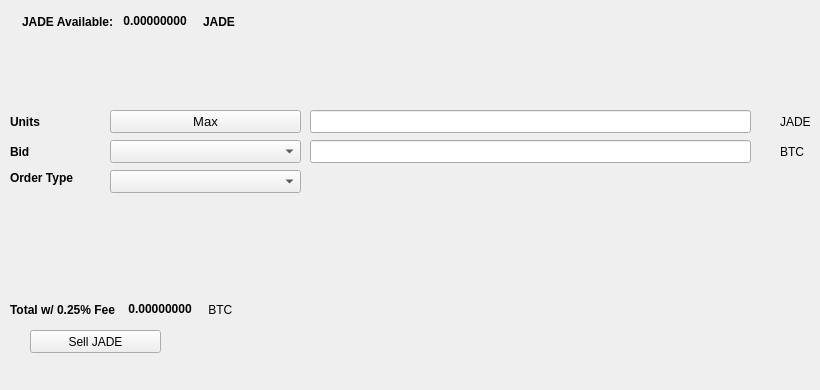
   <widget class="QWidget" name="SellTab">
    <attribute name="title">
     <string>Sell</string>
    </attribute>
    <widget class="QLabel" name="label_16">
     <property name="geometry">
      <rect>
       <x>780</x>
       <y>140</y>
       <width>31</width>
       <height>23</height>
      </rect>
     </property>
     <property name="text">
      <string>BTC</string>
     </property>
    </widget>
    <widget class="QComboBox" name="SellBidcomboBox">
     <property name="geometry">
      <rect>
       <x>110</x>
       <y>140</y>
       <width>191</width>
       <height>23</height>
      </rect>
     </property>
     <property name="font">
      <font>
       <pointsize>10</pointsize>
      </font>
     </property>
    </widget>
    <widget class="QLabel" name="label_18">
     <property name="geometry">
      <rect>
       <x>10</x>
       <y>110</y>
       <width>46</width>
       <height>23</height>
      </rect>
     </property>
     <property name="font">
      <font>
       <weight>75</weight>
       <bold>true</bold>
      </font>
     </property>
     <property name="text">
      <string>Units</string>
     </property>
    </widget>
    <widget class="QPushButton" name="Sell_Max_Amount">
     <property name="geometry">
      <rect>
       <x>110</x>
       <y>110</y>
       <width>191</width>
       <height>23</height>
      </rect>
     </property>
     <property name="font">
      <font>
       <pointsize>10</pointsize>
      </font>
     </property>
     <property name="text">
      <string>Max</string>
     </property>
    </widget>
    <widget class="QLabel" name="label_20">
     <property name="geometry">
      <rect>
       <x>10</x>
       <y>170</y>
       <width>91</width>
       <height>16</height>
      </rect>
     </property>
     <property name="font">
      <font>
       <weight>75</weight>
       <bold>true</bold>
      </font>
     </property>
     <property name="text">
      <string>Order Type</string>
     </property>
    </widget>
    <widget class="QComboBox" name="SellOrdertypeCombo">
     <property name="geometry">
      <rect>
       <x>110</x>
       <y>170</y>
       <width>191</width>
       <height>23</height>
      </rect>
     </property>
     <property name="font">
      <font>
       <pointsize>10</pointsize>
      </font>
     </property>
    </widget>
    <widget class="QLabel" name="label_21">
     <property name="geometry">
      <rect>
       <x>10</x>
       <y>140</y>
       <width>46</width>
       <height>23</height>
      </rect>
     </property>
     <property name="font">
      <font>
       <weight>75</weight>
       <bold>true</bold>
      </font>
     </property>
     <property name="text">
      <string>Bid</string>
     </property>
    </widget>
    <widget class="QLabel" name="label_22">
     <property name="geometry">
      <rect>
       <x>780</x>
       <y>110</y>
       <width>31</width>
       <height>23</height>
      </rect>
     </property>
     <property name="text">
      <string>JADE</string>
     </property>
    </widget>
    <widget class="QLineEdit" name="UnitsInputJADE">
     <property name="geometry">
      <rect>
       <x>310</x>
       <y>110</y>
       <width>441</width>
       <height>23</height>
      </rect>
     </property>
     <property name="font">
      <font>
       <pointsize>9</pointsize>
       <weight>75</weight>
       <bold>true</bold>
      </font>
     </property>
    </widget>
    <widget class="QLineEdit" name="SellBidPriceEdit">
     <property name="geometry">
      <rect>
       <x>310</x>
       <y>140</y>
       <width>441</width>
       <height>23</height>
      </rect>
     </property>
     <property name="font">
      <font>
       <pointsize>9</pointsize>
       <weight>75</weight>
       <bold>true</bold>
      </font>
     </property>
    </widget>
    <widget class="QPushButton" name="SellJADEBTN">
     <property name="geometry">
      <rect>
       <x>30</x>
       <y>330</y>
       <width>131</width>
       <height>23</height>
      </rect>
     </property>
     <property name="text">
      <string>Sell JADE</string>
     </property>
     <property name="icon">
      <iconset resource="../Jadepay">
       <normaloff>:/icons/bitcoin</normaloff>:/icons/bitcoin</iconset>
     </property>
    </widget>
    <widget class="QWidget" name="layoutWidget3">
     <property name="geometry">
      <rect>
       <x>22</x>
       <y>12</y>
       <width>258</width>
       <height>19</height>
      </rect>
     </property>
     <layout class="QHBoxLayout" name="horizontalLayout">
      <item>
       <widget class="QLabel" name="label232_2">
        <property name="font">
         <font>
          <weight>75</weight>
          <bold>true</bold>
         </font>
        </property>
        <property name="text">
         <string>JADE Available:</string>
        </property>
       </widget>
      </item>
      <item>
       <widget class="QLabel" name="JADEAvailableLabel">
        <property name="palette">
         <palette>
          <active>
           <colorrole role="WindowText">
            <brush brushstyle="SolidPattern">
             <color alpha="255">
              <red>0</red>
              <green>0</green>
              <blue>0</blue>
             </color>
            </brush>
           </colorrole>
           <colorrole role="Button">
            <brush brushstyle="SolidPattern">
             <color alpha="255">
              <red>0</red>
              <green>170</green>
              <blue>0</blue>
             </color>
            </brush>
           </colorrole>
           <colorrole role="Light">
            <brush brushstyle="SolidPattern">
             <color alpha="255">
              <red>0</red>
              <green>255</green>
              <blue>0</blue>
             </color>
            </brush>
           </colorrole>
           <colorrole role="Midlight">
            <brush brushstyle="SolidPattern">
             <color alpha="255">
              <red>0</red>
              <green>212</green>
              <blue>0</blue>
             </color>
            </brush>
           </colorrole>
           <colorrole role="Dark">
            <brush brushstyle="SolidPattern">
             <color alpha="255">
              <red>0</red>
              <green>85</green>
              <blue>0</blue>
             </color>
            </brush>
           </colorrole>
           <colorrole role="Mid">
            <brush brushstyle="SolidPattern">
             <color alpha="255">
              <red>0</red>
              <green>113</green>
              <blue>0</blue>
             </color>
            </brush>
           </colorrole>
           <colorrole role="Text">
            <brush brushstyle="SolidPattern">
             <color alpha="255">
              <red>0</red>
              <green>170</green>
              <blue>0</blue>
             </color>
            </brush>
           </colorrole>
           <colorrole role="BrightText">
            <brush brushstyle="SolidPattern">
             <color alpha="255">
              <red>255</red>
              <green>255</green>
              <blue>255</blue>
             </color>
            </brush>
           </colorrole>
           <colorrole role="ButtonText">
            <brush brushstyle="SolidPattern">
             <color alpha="255">
              <red>0</red>
              <green>0</green>
              <blue>0</blue>
             </color>
            </brush>
           </colorrole>
           <colorrole role="Base">
            <brush brushstyle="SolidPattern">
             <color alpha="255">
              <red>255</red>
              <green>255</green>
              <blue>255</blue>
             </color>
            </brush>
           </colorrole>
           <colorrole role="Window">
            <brush brushstyle="SolidPattern">
             <color alpha="255">
              <red>0</red>
              <green>170</green>
              <blue>0</blue>
             </color>
            </brush>
           </colorrole>
           <colorrole role="Shadow">
            <brush brushstyle="SolidPattern">
             <color alpha="255">
              <red>0</red>
              <green>0</green>
              <blue>0</blue>
             </color>
            </brush>
           </colorrole>
           <colorrole role="AlternateBase">
            <brush brushstyle="SolidPattern">
             <color alpha="255">
              <red>127</red>
              <green>212</green>
              <blue>127</blue>
             </color>
            </brush>
           </colorrole>
           <colorrole role="ToolTipBase">
            <brush brushstyle="SolidPattern">
             <color alpha="255">
              <red>255</red>
              <green>255</green>
              <blue>220</blue>
             </color>
            </brush>
           </colorrole>
           <colorrole role="ToolTipText">
            <brush brushstyle="SolidPattern">
             <color alpha="255">
              <red>0</red>
              <green>0</green>
              <blue>0</blue>
             </color>
            </brush>
           </colorrole>
          </active>
          <inactive>
           <colorrole role="WindowText">
            <brush brushstyle="SolidPattern">
             <color alpha="255">
              <red>0</red>
              <green>0</green>
              <blue>0</blue>
             </color>
            </brush>
           </colorrole>
           <colorrole role="Button">
            <brush brushstyle="SolidPattern">
             <color alpha="255">
              <red>0</red>
              <green>170</green>
              <blue>0</blue>
             </color>
            </brush>
           </colorrole>
           <colorrole role="Light">
            <brush brushstyle="SolidPattern">
             <color alpha="255">
              <red>0</red>
              <green>255</green>
              <blue>0</blue>
             </color>
            </brush>
           </colorrole>
           <colorrole role="Midlight">
            <brush brushstyle="SolidPattern">
             <color alpha="255">
              <red>0</red>
              <green>212</green>
              <blue>0</blue>
             </color>
            </brush>
           </colorrole>
           <colorrole role="Dark">
            <brush brushstyle="SolidPattern">
             <color alpha="255">
              <red>0</red>
              <green>85</green>
              <blue>0</blue>
             </color>
            </brush>
           </colorrole>
           <colorrole role="Mid">
            <brush brushstyle="SolidPattern">
             <color alpha="255">
              <red>0</red>
              <green>113</green>
              <blue>0</blue>
             </color>
            </brush>
           </colorrole>
           <colorrole role="Text">
            <brush brushstyle="SolidPattern">
             <color alpha="255">
              <red>0</red>
              <green>170</green>
              <blue>0</blue>
             </color>
            </brush>
           </colorrole>
           <colorrole role="BrightText">
            <brush brushstyle="SolidPattern">
             <color alpha="255">
              <red>255</red>
              <green>255</green>
              <blue>255</blue>
             </color>
            </brush>
           </colorrole>
           <colorrole role="ButtonText">
            <brush brushstyle="SolidPattern">
             <color alpha="255">
              <red>0</red>
              <green>0</green>
              <blue>0</blue>
             </color>
            </brush>
           </colorrole>
           <colorrole role="Base">
            <brush brushstyle="SolidPattern">
             <color alpha="255">
              <red>255</red>
              <green>255</green>
              <blue>255</blue>
             </color>
            </brush>
           </colorrole>
           <colorrole role="Window">
            <brush brushstyle="SolidPattern">
             <color alpha="255">
              <red>0</red>
              <green>170</green>
              <blue>0</blue>
             </color>
            </brush>
           </colorrole>
           <colorrole role="Shadow">
            <brush brushstyle="SolidPattern">
             <color alpha="255">
              <red>0</red>
              <green>0</green>
              <blue>0</blue>
             </color>
            </brush>
           </colorrole>
           <colorrole role="AlternateBase">
            <brush brushstyle="SolidPattern">
             <color alpha="255">
              <red>127</red>
              <green>212</green>
              <blue>127</blue>
             </color>
            </brush>
           </colorrole>
           <colorrole role="ToolTipBase">
            <brush brushstyle="SolidPattern">
             <color alpha="255">
              <red>255</red>
              <green>255</green>
              <blue>220</blue>
             </color>
            </brush>
           </colorrole>
           <colorrole role="ToolTipText">
            <brush brushstyle="SolidPattern">
             <color alpha="255">
              <red>0</red>
              <green>0</green>
              <blue>0</blue>
             </color>
            </brush>
           </colorrole>
          </inactive>
          <disabled>
           <colorrole role="WindowText">
            <brush brushstyle="SolidPattern">
             <color alpha="255">
              <red>0</red>
              <green>85</green>
              <blue>0</blue>
             </color>
            </brush>
           </colorrole>
           <colorrole role="Button">
            <brush brushstyle="SolidPattern">
             <color alpha="255">
              <red>0</red>
              <green>170</green>
              <blue>0</blue>
             </color>
            </brush>
           </colorrole>
           <colorrole role="Light">
            <brush brushstyle="SolidPattern">
             <color alpha="255">
              <red>0</red>
              <green>255</green>
              <blue>0</blue>
             </color>
            </brush>
           </colorrole>
           <colorrole role="Midlight">
            <brush brushstyle="SolidPattern">
             <color alpha="255">
              <red>0</red>
              <green>212</green>
              <blue>0</blue>
             </color>
            </brush>
           </colorrole>
           <colorrole role="Dark">
            <brush brushstyle="SolidPattern">
             <color alpha="255">
              <red>0</red>
              <green>85</green>
              <blue>0</blue>
             </color>
            </brush>
           </colorrole>
           <colorrole role="Mid">
            <brush brushstyle="SolidPattern">
             <color alpha="255">
              <red>0</red>
              <green>113</green>
              <blue>0</blue>
             </color>
            </brush>
           </colorrole>
           <colorrole role="Text">
            <brush brushstyle="SolidPattern">
             <color alpha="255">
              <red>0</red>
              <green>85</green>
              <blue>0</blue>
             </color>
            </brush>
           </colorrole>
           <colorrole role="BrightText">
            <brush brushstyle="SolidPattern">
             <color alpha="255">
              <red>255</red>
              <green>255</green>
              <blue>255</blue>
             </color>
            </brush>
           </colorrole>
           <colorrole role="ButtonText">
            <brush brushstyle="SolidPattern">
             <color alpha="255">
              <red>0</red>
              <green>85</green>
              <blue>0</blue>
             </color>
            </brush>
           </colorrole>
           <colorrole role="Base">
            <brush brushstyle="SolidPattern">
             <color alpha="255">
              <red>0</red>
              <green>170</green>
              <blue>0</blue>
             </color>
            </brush>
           </colorrole>
           <colorrole role="Window">
            <brush brushstyle="SolidPattern">
             <color alpha="255">
              <red>0</red>
              <green>170</green>
              <blue>0</blue>
             </color>
            </brush>
           </colorrole>
           <colorrole role="Shadow">
            <brush brushstyle="SolidPattern">
             <color alpha="255">
              <red>0</red>
              <green>0</green>
              <blue>0</blue>
             </color>
            </brush>
           </colorrole>
           <colorrole role="AlternateBase">
            <brush brushstyle="SolidPattern">
             <color alpha="255">
              <red>0</red>
              <green>170</green>
              <blue>0</blue>
             </color>
            </brush>
           </colorrole>
           <colorrole role="ToolTipBase">
            <brush brushstyle="SolidPattern">
             <color alpha="255">
              <red>255</red>
              <green>255</green>
              <blue>220</blue>
             </color>
            </brush>
           </colorrole>
           <colorrole role="ToolTipText">
            <brush brushstyle="SolidPattern">
             <color alpha="255">
              <red>0</red>
              <green>0</green>
              <blue>0</blue>
             </color>
            </brush>
           </colorrole>
          </disabled>
         </palette>
        </property>
        <property name="font">
         <font>
          <weight>75</weight>
          <bold>true</bold>
         </font>
        </property>
        <property name="text">
         <string> 0.00000000 </string>
        </property>
        <property name="textInteractionFlags">
         <set>Qt::LinksAccessibleByMouse|Qt::TextSelectableByKeyboard|Qt::TextSelectableByMouse</set>
        </property>
       </widget>
      </item>
      <item>
       <widget class="QLabel" name="labelJADE">
        <property name="font">
         <font>
          <weight>75</weight>
          <bold>true</bold>
         </font>
        </property>
        <property name="text">
         <string>JADE</string>
        </property>
       </widget>
      </item>
     </layout>
    </widget>
    <widget class="QWidget" name="layoutWidget">
     <property name="geometry">
      <rect>
       <x>10</x>
       <y>300</y>
       <width>268</width>
       <height>19</height>
      </rect>
     </property>
     <layout class="QHBoxLayout" name="horizontalLayout_2">
      <item>
       <widget class="QLabel" name="label_19">
        <property name="font">
         <font>
          <weight>75</weight>
          <bold>true</bold>
         </font>
        </property>
        <property name="text">
         <string>Total w/ 0.25% Fee </string>
        </property>
       </widget>
      </item>
      <item>
       <widget class="QLabel" name="SellCostLabel">
        <property name="palette">
         <palette>
          <active>
           <colorrole role="WindowText">
            <brush brushstyle="SolidPattern">
             <color alpha="255">
              <red>0</red>
              <green>0</green>
              <blue>0</blue>
             </color>
            </brush>
           </colorrole>
           <colorrole role="Button">
            <brush brushstyle="SolidPattern">
             <color alpha="255">
              <red>0</red>
              <green>170</green>
              <blue>0</blue>
             </color>
            </brush>
           </colorrole>
           <colorrole role="Light">
            <brush brushstyle="SolidPattern">
             <color alpha="255">
              <red>0</red>
              <green>255</green>
              <blue>0</blue>
             </color>
            </brush>
           </colorrole>
           <colorrole role="Midlight">
            <brush brushstyle="SolidPattern">
             <color alpha="255">
              <red>0</red>
              <green>212</green>
              <blue>0</blue>
             </color>
            </brush>
           </colorrole>
           <colorrole role="Dark">
            <brush brushstyle="SolidPattern">
             <color alpha="255">
              <red>0</red>
              <green>85</green>
              <blue>0</blue>
             </color>
            </brush>
           </colorrole>
           <colorrole role="Mid">
            <brush brushstyle="SolidPattern">
             <color alpha="255">
              <red>0</red>
              <green>113</green>
              <blue>0</blue>
             </color>
            </brush>
           </colorrole>
           <colorrole role="Text">
            <brush brushstyle="SolidPattern">
             <color alpha="255">
              <red>0</red>
              <green>170</green>
              <blue>0</blue>
             </color>
            </brush>
           </colorrole>
           <colorrole role="BrightText">
            <brush brushstyle="SolidPattern">
             <color alpha="255">
              <red>255</red>
              <green>255</green>
              <blue>255</blue>
             </color>
            </brush>
           </colorrole>
           <colorrole role="ButtonText">
            <brush brushstyle="SolidPattern">
             <color alpha="255">
              <red>0</red>
              <green>0</green>
              <blue>0</blue>
             </color>
            </brush>
           </colorrole>
           <colorrole role="Base">
            <brush brushstyle="SolidPattern">
             <color alpha="255">
              <red>255</red>
              <green>255</green>
              <blue>255</blue>
             </color>
            </brush>
           </colorrole>
           <colorrole role="Window">
            <brush brushstyle="SolidPattern">
             <color alpha="255">
              <red>0</red>
              <green>170</green>
              <blue>0</blue>
             </color>
            </brush>
           </colorrole>
           <colorrole role="Shadow">
            <brush brushstyle="SolidPattern">
             <color alpha="255">
              <red>0</red>
              <green>0</green>
              <blue>0</blue>
             </color>
            </brush>
           </colorrole>
           <colorrole role="AlternateBase">
            <brush brushstyle="SolidPattern">
             <color alpha="255">
              <red>127</red>
              <green>212</green>
              <blue>127</blue>
             </color>
            </brush>
           </colorrole>
           <colorrole role="ToolTipBase">
            <brush brushstyle="SolidPattern">
             <color alpha="255">
              <red>255</red>
              <green>255</green>
              <blue>220</blue>
             </color>
            </brush>
           </colorrole>
           <colorrole role="ToolTipText">
            <brush brushstyle="SolidPattern">
             <color alpha="255">
              <red>0</red>
              <green>0</green>
              <blue>0</blue>
             </color>
            </brush>
           </colorrole>
          </active>
          <inactive>
           <colorrole role="WindowText">
            <brush brushstyle="SolidPattern">
             <color alpha="255">
              <red>0</red>
              <green>0</green>
              <blue>0</blue>
             </color>
            </brush>
           </colorrole>
           <colorrole role="Button">
            <brush brushstyle="SolidPattern">
             <color alpha="255">
              <red>0</red>
              <green>170</green>
              <blue>0</blue>
             </color>
            </brush>
           </colorrole>
           <colorrole role="Light">
            <brush brushstyle="SolidPattern">
             <color alpha="255">
              <red>0</red>
              <green>255</green>
              <blue>0</blue>
             </color>
            </brush>
           </colorrole>
           <colorrole role="Midlight">
            <brush brushstyle="SolidPattern">
             <color alpha="255">
              <red>0</red>
              <green>212</green>
              <blue>0</blue>
             </color>
            </brush>
           </colorrole>
           <colorrole role="Dark">
            <brush brushstyle="SolidPattern">
             <color alpha="255">
              <red>0</red>
              <green>85</green>
              <blue>0</blue>
             </color>
            </brush>
           </colorrole>
           <colorrole role="Mid">
            <brush brushstyle="SolidPattern">
             <color alpha="255">
              <red>0</red>
              <green>113</green>
              <blue>0</blue>
             </color>
            </brush>
           </colorrole>
           <colorrole role="Text">
            <brush brushstyle="SolidPattern">
             <color alpha="255">
              <red>0</red>
              <green>170</green>
              <blue>0</blue>
             </color>
            </brush>
           </colorrole>
           <colorrole role="BrightText">
            <brush brushstyle="SolidPattern">
             <color alpha="255">
              <red>255</red>
              <green>255</green>
              <blue>255</blue>
             </color>
            </brush>
           </colorrole>
           <colorrole role="ButtonText">
            <brush brushstyle="SolidPattern">
             <color alpha="255">
              <red>0</red>
              <green>0</green>
              <blue>0</blue>
             </color>
            </brush>
           </colorrole>
           <colorrole role="Base">
            <brush brushstyle="SolidPattern">
             <color alpha="255">
              <red>255</red>
              <green>255</green>
              <blue>255</blue>
             </color>
            </brush>
           </colorrole>
           <colorrole role="Window">
            <brush brushstyle="SolidPattern">
             <color alpha="255">
              <red>0</red>
              <green>170</green>
              <blue>0</blue>
             </color>
            </brush>
           </colorrole>
           <colorrole role="Shadow">
            <brush brushstyle="SolidPattern">
             <color alpha="255">
              <red>0</red>
              <green>0</green>
              <blue>0</blue>
             </color>
            </brush>
           </colorrole>
           <colorrole role="AlternateBase">
            <brush brushstyle="SolidPattern">
             <color alpha="255">
              <red>127</red>
              <green>212</green>
              <blue>127</blue>
             </color>
            </brush>
           </colorrole>
           <colorrole role="ToolTipBase">
            <brush brushstyle="SolidPattern">
             <color alpha="255">
              <red>255</red>
              <green>255</green>
              <blue>220</blue>
             </color>
            </brush>
           </colorrole>
           <colorrole role="ToolTipText">
            <brush brushstyle="SolidPattern">
             <color alpha="255">
              <red>0</red>
              <green>0</green>
              <blue>0</blue>
             </color>
            </brush>
           </colorrole>
          </inactive>
          <disabled>
           <colorrole role="WindowText">
            <brush brushstyle="SolidPattern">
             <color alpha="255">
              <red>0</red>
              <green>85</green>
              <blue>0</blue>
             </color>
            </brush>
           </colorrole>
           <colorrole role="Button">
            <brush brushstyle="SolidPattern">
             <color alpha="255">
              <red>0</red>
              <green>170</green>
              <blue>0</blue>
             </color>
            </brush>
           </colorrole>
           <colorrole role="Light">
            <brush brushstyle="SolidPattern">
             <color alpha="255">
              <red>0</red>
              <green>255</green>
              <blue>0</blue>
             </color>
            </brush>
           </colorrole>
           <colorrole role="Midlight">
            <brush brushstyle="SolidPattern">
             <color alpha="255">
              <red>0</red>
              <green>212</green>
              <blue>0</blue>
             </color>
            </brush>
           </colorrole>
           <colorrole role="Dark">
            <brush brushstyle="SolidPattern">
             <color alpha="255">
              <red>0</red>
              <green>85</green>
              <blue>0</blue>
             </color>
            </brush>
           </colorrole>
           <colorrole role="Mid">
            <brush brushstyle="SolidPattern">
             <color alpha="255">
              <red>0</red>
              <green>113</green>
              <blue>0</blue>
             </color>
            </brush>
           </colorrole>
           <colorrole role="Text">
            <brush brushstyle="SolidPattern">
             <color alpha="255">
              <red>0</red>
              <green>85</green>
              <blue>0</blue>
             </color>
            </brush>
           </colorrole>
           <colorrole role="BrightText">
            <brush brushstyle="SolidPattern">
             <color alpha="255">
              <red>255</red>
              <green>255</green>
              <blue>255</blue>
             </color>
            </brush>
           </colorrole>
           <colorrole role="ButtonText">
            <brush brushstyle="SolidPattern">
             <color alpha="255">
              <red>0</red>
              <green>85</green>
              <blue>0</blue>
             </color>
            </brush>
           </colorrole>
           <colorrole role="Base">
            <brush brushstyle="SolidPattern">
             <color alpha="255">
              <red>0</red>
              <green>170</green>
              <blue>0</blue>
             </color>
            </brush>
           </colorrole>
           <colorrole role="Window">
            <brush brushstyle="SolidPattern">
             <color alpha="255">
              <red>0</red>
              <green>170</green>
              <blue>0</blue>
             </color>
            </brush>
           </colorrole>
           <colorrole role="Shadow">
            <brush brushstyle="SolidPattern">
             <color alpha="255">
              <red>0</red>
              <green>0</green>
              <blue>0</blue>
             </color>
            </brush>
           </colorrole>
           <colorrole role="AlternateBase">
            <brush brushstyle="SolidPattern">
             <color alpha="255">
              <red>0</red>
              <green>170</green>
              <blue>0</blue>
             </color>
            </brush>
           </colorrole>
           <colorrole role="ToolTipBase">
            <brush brushstyle="SolidPattern">
             <color alpha="255">
              <red>255</red>
              <green>255</green>
              <blue>220</blue>
             </color>
            </brush>
           </colorrole>
           <colorrole role="ToolTipText">
            <brush brushstyle="SolidPattern">
             <color alpha="255">
              <red>0</red>
              <green>0</green>
              <blue>0</blue>
             </color>
            </brush>
           </colorrole>
          </disabled>
         </palette>
        </property>
        <property name="font">
         <font>
          <weight>75</weight>
          <bold>true</bold>
         </font>
        </property>
        <property name="autoFillBackground">
         <bool>false</bool>
        </property>
        <property name="text">
         <string> 0.00000000</string>
        </property>
        <property name="textInteractionFlags">
         <set>Qt::LinksAccessibleByMouse|Qt::TextSelectableByMouse</set>
        </property>
       </widget>
      </item>
      <item>
       <widget class="QLabel" name="label_17">
        <property name="font">
         <font>
          <weight>50</weight>
          <bold>false</bold>
         </font>
        </property>
        <property name="text">
         <string> BTC</string>
        </property>
       </widget>
      </item>
     </layout>
    </widget>
    <widget class="QLabel" name="label_23">
     <property name="geometry">
      <rect>
       <x>460</x>
       <y>300</y>
       <width>281</width>
       <height>81</height>
      </rect>
     </property>
     <property name="text">
      <string/>
     </property>
     <property name="pixmap">
      <pixmap>:/images/bittrex</pixmap>
     </property>
    </widget>
   </widget>
